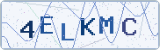
#> input picture utils/captcha_samples/admin/4ELKMC.png, 160 x 51 px
$ python -i captcha_solver.py   (imports and definitions only)
#> lines starting #> are read from the running program, lines starting #| are printed output that depends on the picture
"""OCR helpers for the server-side image CAPTCHAs on the agency and admin login pages.

The CAPTCHA value lives only in the PHP session, so the only way to read it is
from the rendered image. Callers must pass the bytes of the image *as shown in
the page* (e.g. ``locator.screenshot()``) — re-requesting ``captcha_image.php``
generates a new value in the session and invalidates the one on screen.

Agency login / Forgot password (``solve_captcha_image``): the image holds 6
well-separated characters, each in its own
colour, on a light grid. Each character is located from its "ink" (saturated
or dark pixels), cropped with a fixed-width window, cleaned up (grayscale,
autocontrast, 3x upscale) and classified on its own by ddddocr, restricted to
``CAPTCHA_ALPHABET``. On 27 labelled screenshots from test runs this read
27/27 correctly; ddddocr on the whole image read 12/27.

Admin login (``solve_admin_captcha_image``): since the 02-Nov-2026 redesign the
admin page draws 6 dark-navy characters in a fixed pixel font, often touching,
with pale wavy lines across them, from a smaller alphabet
(``ADMIN_CAPTCHA_ALPHABET``). ddddocr reads that style badly (23/40 whole codes),
so each glyph is matched against templates averaged from the labelled
screenshots in ``utils/captcha_samples/admin/`` (file name = the code shown).
Leave-one-out on those 82 samples: 82/82; live on dev: 58/60 accepted by the
server, against about 60% for ddddocr. A glyph that matches no template well
makes the reader return "" so the caller refreshes the image instead of
submitting a guess. Add newly labelled screenshots there to extend it.

If the dev server is ever configured to accept a fixed CAPTCHA, set
``CAPTCHA_BYPASS_VALUE`` in ``.env`` and OCR is skipped entirely.
"""
import io
import os
from pathlib import Path

import numpy as np
from dotenv import load_dotenv
from PIL import Image, ImageOps

# [1 line not run here, left out]

CAPTCHA_BYPASS_VALUE = os.getenv("CAPTCHA_BYPASS_VALUE", "").strip()
CAPTCHA_LENGTH = 6
# Characters the portal draws: A-Z and 2-9 without the look-alikes I, O, 0, 1.
CAPTCHA_ALPHABET = "ABCDEFGHJKLMNPQRSTUVWXYZ23456789"

_FRAME = 3          # px of image border (frame) ignored when looking for ink
_HALF_WIDTH = 8     # half-width of each character window (glyphs ~10 px, pitch ~30 px)
_SCALE = 3          # upscale factor applied to each character crop

_ocr = None         # lazily-created ddddocr.DdddOcr; loading the model takes ~1s
_alphabet_cols = None  # CAPTCHA_ALPHABET char -> model output columns (upper + lower case)


# [85 lines left out: functions _get_ocr, _ink_mask, _char_boxes, _char_png, _read_char, solve_captcha_image, not called in this run]


# ── Admin login CAPTCHA (pixel font, template matching) ─────────────────────────

# Characters the admin page draws: no B, I, O, S, Z, 0, 1, 2, 5, 8 or 9 in 240 sampled characters.
ADMIN_CAPTCHA_ALPHABET = "ACDEFGHJKLMNPQRTUVWXY3467"
ADMIN_SAMPLES_DIR = Path(__file__).parent / "captcha_samples" / "admin"

_GLYPH_H = 17               # glyph height in px (glyphs are about 17 x 14)
_CANVAS = (21, 19)          # each glyph is centred on a canvas this size (rows, cols)
_SHIFT = 2                  # +/- px tried when matching a glyph to a template
_MIN_RUN_INK = 12           # ink px below which a column run is a fragment, not a glyph
_ADMIN_MIN_SCORE = 0.70     # weakest match accepted; below it the image is treated as unreadable

_admin_templates = None     # ADMIN_CAPTCHA_ALPHABET char -> mean glyph canvas


# [113 lines left out: functions _admin_ink, _admin_runs, _admin_glyph, _match, _admin_read, build_admin_templates and 1 more, not called in this run]


def read_admin_captcha(image_bytes: bytes, templates: dict = None) -> tuple:
    """(text, weakest match score) for the admin login CAPTCHA in ``image_bytes``."""
    rgb = np.asarray(Image.open(io.BytesIO(image_bytes)).convert("RGB"))
    return _admin_read(rgb, templates or _get_admin_templates())


def solve_admin_captcha_image(image_bytes: bytes) -> str:
    """Returns the admin login CAPTCHA text read from ``image_bytes``, or "" when a glyph matches
    no template well (BasePage.read_image_captcha then refreshes the image and reads again)."""
    if CAPTCHA_BYPASS_VALUE:
        return CAPTCHA_BYPASS_VALUE
    text, weakest = read_admin_captcha(image_bytes)
    return text if len(text) == CAPTCHA_LENGTH and weakest >= _ADMIN_MIN_SCORE else ""

>>> import cv2
>>> picture = cv2.imread('captcha_samples/admin/4ELKMC.png', cv2.IMREAD_GRAYSCALE)
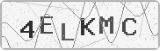
#> picture: shape (51, 160); min 45, max 255, mean 220.3
#> (the run stopped early here; a loop or call above may not have finished)

$ run again, on utils/captcha_samples/admin/6FKUNP.png
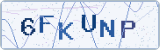
#> input picture utils/captcha_samples/admin/6FKUNP.png, 160 x 51 px
#> `picture = cv2.imread('captcha_samples/admin/4ELKMC.png', cv2.IMREAD_GR..`:
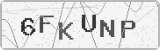
#> picture: shape (51, 160); min 45, max 255, mean 220.3

$ run again, on utils/captcha_samples/admin/6Y4AP6.png
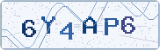
#> input picture utils/captcha_samples/admin/6Y4AP6.png, 160 x 51 px
#> `picture = cv2.imread('captcha_samples/admin/4ELKMC.png', cv2.IMREAD_GR..`:
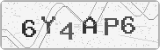
#> picture: shape (51, 160); min 45, max 255, mean 221.5

$ run again, on utils/captcha_samples/admin/7KDDQT.png
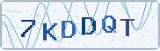
#> input picture utils/captcha_samples/admin/7KDDQT.png, 160 x 51 px
#> `picture = cv2.imread('captcha_samples/admin/4ELKMC.png', cv2.IMREAD_GR..`:
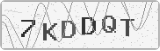
#> picture: shape (51, 160); min 45, max 255, mean 220.1
